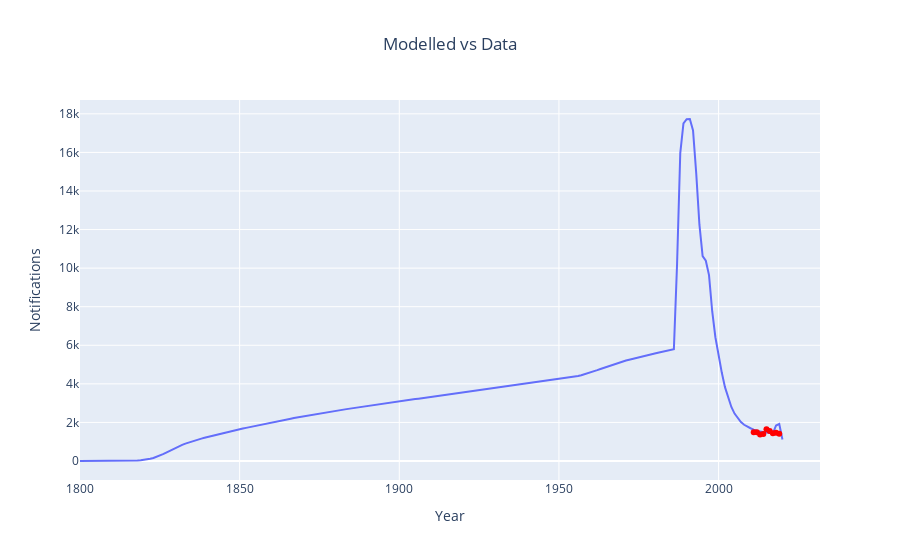

The notebook cell this image was saved under:
### Code cell
notif_1 = px.line(
    derived_df_0,
    x=derived_df_0.index,
    y="notifications",
)
notif_2 = px.scatter(x= plots['notifications']['times'], y = plots['notifications']['values'])
notif_2.update_traces(marker=dict(color="red"))
notif_plot = go.Figure(
    data=notif_1.data + notif_2.data,
)
notif_plot.update_layout(
    title="Modelled vs Data", title_x=0.5, xaxis_title="Year", yaxis_title="Notifications"
)
notif_plot.show()
notif_fig_name = "notifications.jpg"
notif_plot.write_image(SUPPLEMENT_PATH / notif_fig_name)

### Figure 1 — Plotly figure (JSON) as saved in the notebook; plotly's stock layout.template omitted (floating-point values rounded to 4 significant figures; data arrays with more than 128 entries replaced by an {"elided": "..."} marker saying what was removed)
{"data": [{"hovertemplate": "index=%{x}<br>notifications=%{y}<extra></extra>", "legendgroup": "", "line": {"color": "#636efa", "dash": "solid"}, "marker": {"symbol": "circle"}, "mode": "lines", "name": "", "orientation": "v", "showlegend": false, "type": "scatter", "x": {"elided": "221 int values"}, "xaxis": "x", "y": {"elided": "221 float values"}, "yaxis": "y"}, {"hovertemplate": "x=%{x}<br>y=%{y}<extra></extra>", "legendgroup": "", "marker": {"color": "red", "symbol": "circle"}, "mode": "markers", "name": "", "orientation": "v", "showlegend": false, "type": "scatter", "x": [2011, 2012, 2013, 2014, 2015, 2016, 2017, 2018, 2019], "xaxis": "x", "y": [1495, 1485, 1369, 1405, 1642, 1555, 1440, 1468, 1417], "yaxis": "y"}], "layout": {"title": {"text": "Modelled vs Data", "x": 0.5}, "xaxis": {"title": {"text": "Year"}}, "yaxis": {"title": {"text": "Notifications"}}}}
